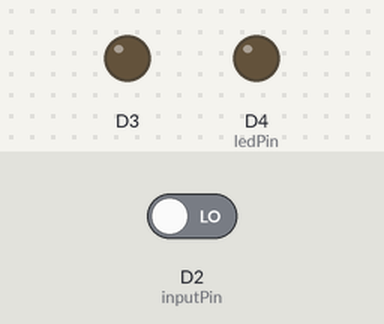
This sketch was run on a simulated ESP8266 (NodeMCU). Parts: output pins drawn as LEDs (lit = HIGH). The inputs (shaded band) are chosen by the test bench; at power-on: D2 (inputPin) LOW. WiFi joins after 1.5 s; servers stay silent unless stated; uploads are accepted with an empty reply; what the sketch prints to the serial monitor is not drawn.

Above: at 3.0 s.
3.1 s: D2 (inputPin) driven HIGH
At 4.2 s:
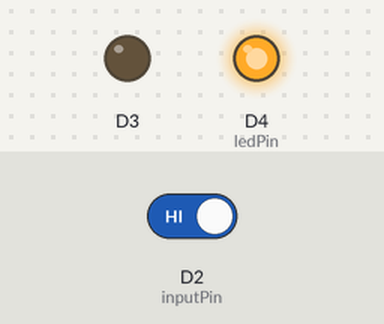
Timing chart, 0 to 6.1 s (numbered marks = the images above; inputs shaded):
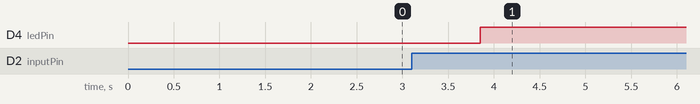

The sketch:

ESPEisbutton.ino
```cpp
#include <ArduinoJson.h>
#include <Arduino.h>
#include <ESP8266WiFi.h>
#include <ESP8266HTTPClient.h>
#include <ESP8266WiFiMulti.h>
#include "ConnectionDetails.h"
ESP8266WiFiMulti wifiMulti;

int inputPin = D2;
int ledPin = D4;
int buttonState = 0;

void wifiConnect() {
  Serial.print("Connecting to AP");

  while (wifiMulti.run() != WL_CONNECTED) {
    delay(1000);
    Serial.print(".");
  }

  Serial.println("Connected");
}

void setup() {
  Serial.begin(9600);
  pinMode(0,1);
  Serial.begin(9600);
  delay(300);
  pinMode(inputPin, INPUT);
  pinMode(ledPin, OUTPUT);
  Serial.println("starting");
  wifiMulti.addAP(AP1_SSID, AP1_PASSWORD);
  wifiMulti.addAP(AP2_SSID, AP2_PASSWORD);
  wifiConnect();
}

String get_current_time() {
  if (WiFi.status() != WL_CONNECTED) {
    //WIFI Muss verbunden sein!
    return "00:00";
  }
  HTTPClient http;
  http.begin("http://worldclockapi.com/api/json/cet/now");
  int httpCode = http.GET();
  if (httpCode == HTTP_CODE_OK) {
    String response = http.getString();
    response = response.substring(41, 46);
    return response;
  }
}

int getTotalMinutes(const char* timeToTransform) {
  int hh, mm, minutes;
  char s[255];
  sscanf(timeToTransform, "%d:%d",&hh,&mm);
  minutes = hh*60+mm;
  sprintf(s, "time: %s minutes: %d", timeToTransform, minutes);
  Serial.println(s);
  return minutes;
}

boolean isValidTime(const char* currentTime) {
  int cur, first, last;
  cur = getTotalMinutes(currentTime);
  first = getTotalMinutes(ACTIVATE_TIME);
  last = getTotalMinutes(DEACTIVATE_TIME);

  if (cur > last || cur < first) {
    return false;
  }
  return true;
}

void send_chat_notification(boolean isIceTime) {
  HTTPClient http;
  char buf[256];
  if (isIceTime) {
    snprintf(buf, sizeof buf, "%s/hooks/%s", ROCKET_CHAT_URL, ROCKET_CHAT_WEB_HOOK);
  } else {
    snprintf(buf, sizeof buf, "%s/hooks/%s", ROCKET_CHAT_URL, ROCKET_CHAT_WEB_HOOK_DEBUG);
  }
  http.begin(buf, SERVER_THUMBPRINT);
  http.addHeader("Content-Type", "application/json");

  DynamicJsonBuffer jsonBuffer(400);
  JsonObject& root = jsonBuffer.createObject();
  root["text"] = ":eis:";
  String buffer;
  root.printTo(buffer);

  int httpCode =http.POST(buffer);

  Serial.println(httpCode);
  if(httpCode == HTTP_CODE_OK) {
    Serial.print("HTTP response code ");
    Serial.println(httpCode);
    String response = http.getString();
    Serial.println(response);
  }
  http.end();
}

void loop() {
  buttonState = digitalRead(inputPin);
  if (buttonState == 1)
  {
    digitalWrite(ledPin, LOW);
    const char* current_time = get_current_time().c_str();
    Serial.println(current_time);
    delay(300);
    send_chat_notification(isValidTime(current_time));
    Serial.println("send to Rocket Chat");
    digitalWrite(ledPin, HIGH);
    delay(10000);
  }
  if (buttonState == 0)
  {
    delay(50);
  }
}
```

ConnectionDetails_example.h
```cpp
static const char* AP1_SSID = "<WLAN-ESSID>";
static const char* AP1_PASSWORD = "<WLAN-PASSWORD>";
static const char* AP2_SSID = "<WLAN-ESSID>";
static const char* AP2_PASSWORD = "<WLAN-PASSWORD>";
static const char* SERVER_THUMBPRINT = "<SERVER THUMBPRINT>";
static const char* ROCKET_CHAT_URL = "<ROCKET CHAT URL>";
static const char* ROCKET_CHAT_WEB_HOOK = "<ROCKET CHAT WEB HOOK>";
static const char* ROCKET_CHAT_WEB_HOOK_DEBUG = "<ROCKET CHAT WEB HOOK>";
static const char* ACTIVATE_TIME = "<START TIME>";
static const char* DEACTIVATE_TIME = "<END TIME>";
```

Measured:
- after the input at 3.1 s, D4 (ledPin): LOW → HIGH after 0.75 s
